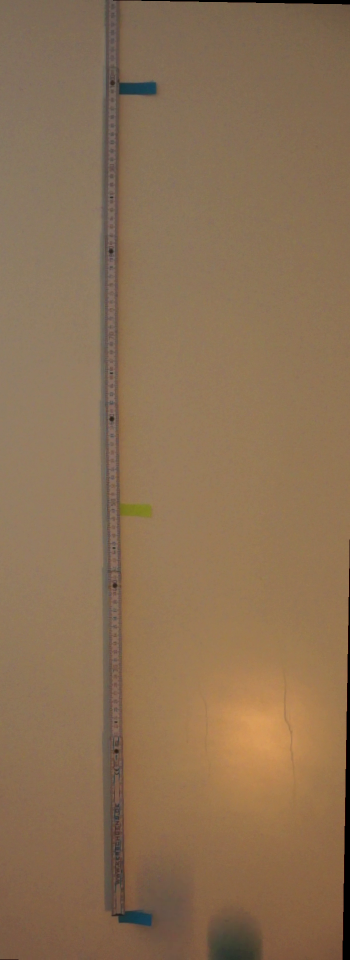
#> input picture A3/pics/f1.png, 700 x 1920 px (shown at 1/2 size); its folder holds 4 pictures in this run
$ python ex3.py
#> lines starting #> are read from the running program, lines starting #| are printed output that depends on the picture; after the words box and inside, x2 and y2 are one past the last pixel; in counts of white or black regions, pixels touching at a corner belong together
# -*- coding: utf-8 -*-


import numpy as np
import matplotlib.pyplot as plt
from scipy import optimize
import os
import cv2


def f(A, t):
    # A second degree polynomial should fit the scenario
    return A[0]*t**2 + A[1]*t+A[2]


def diff(A, t, height_measured):
    # The function to minimize
    return height_measured - f(A, t)


height = []  # The array to collect the height in m
processed_img = []  # collection of processed images - mostly debugging
# The rough RGB of the ball
target = np.array([0, 0.2, 0.16], dtype=np.float32)
tolerance = 0.05
# iterate over the directory with the pictures
for root, dirs, files in os.walk("pics"):
    for file in sorted(files, key=lambda x: int(x[1:-4])):
        if file.endswith(".png"):
            file_path = os.path.join(root, file)
            img = plt.imread(file_path)
#> img is the input picture: shape (1920, 700, 3) float32; mean R, G, B 0.547, 0.439, 0.329
            # create a mask, where all values are inside the tolerance
            # ignore red
            img[:, :, 0] = 0
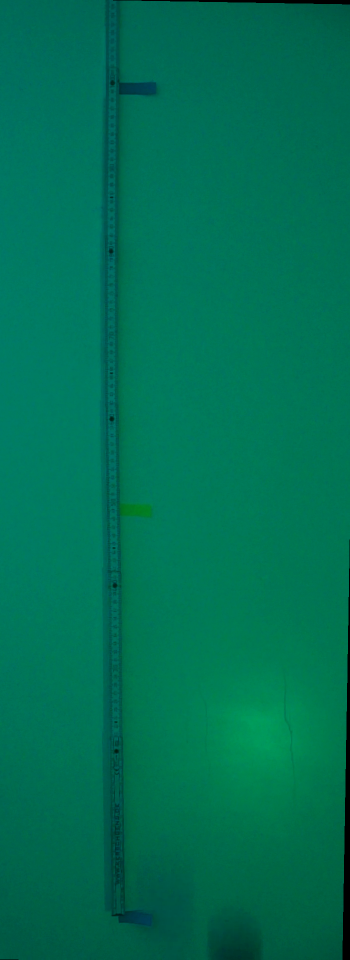
#> img: shape (1920, 700, 3) float32 (shown at 1/2 size); mean R, G, B 0, 0.439, 0.329
            mask = np.all(np.abs(img - target) <= tolerance, axis=2)
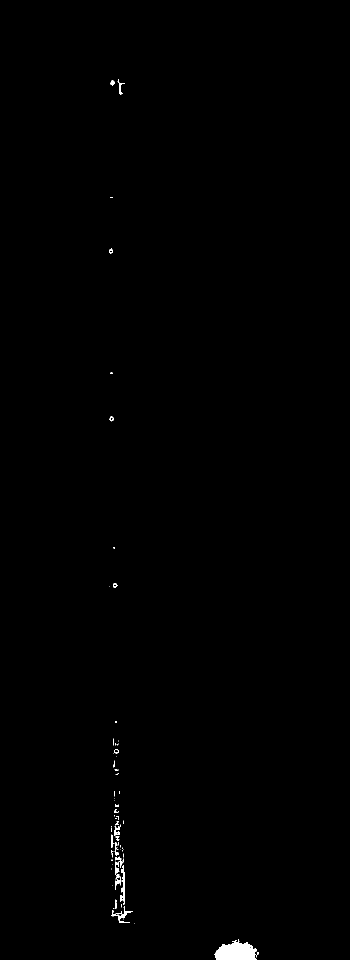
#> mask: shape (1920, 700) bool (shown at 1/2 size); 0.33% white; 80 white regions (55 under 20 px), largest, box (x1, y1, x2, y2) and area: (429, 1880, 514, 1920) 2421, (223, 1812, 266, 1845) 292, (242, 1730, 250, 1810) 219
            # create an empty picture to apply the mask on
            result = np.zeros_like(img, dtype=np.float32)
            result[mask] = [1.0, 1.0, 1.0]  # apply masks on empty pictures
            result = cv2.blur(result, (25, 25))  # blur to find clusters
            result = np.mean(result, axis=2)  # convert to greyscale
            processed_img.append(result)
            y, x = np.unravel_index(np.argmax(result), result.shape)
            # from 170 to 1840
            y = 1 - (y-170)/(1840-170)
            height.append(y)

t_discrete = np.linspace(0, 41/50, 41)
#> t_discrete = 41 values from 0 to 0.82
t = np.linspace(0, 41/50, 100)
#> (the run stopped early here; a loop or call above may not have finished)
